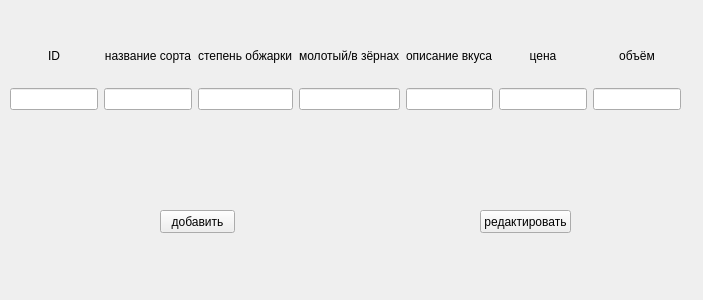
<?xml version="1.0" encoding="UTF-8"?>
<ui version="4.0">
 <class>Form</class>
 <widget class="QWidget" name="Form">
  <property name="geometry">
   <rect>
    <x>0</x>
    <y>0</y>
    <width>703</width>
    <height>300</height>
   </rect>
  </property>
  <property name="windowTitle">
   <string>Form</string>
  </property>
  <widget class="QWidget" name="gridLayoutWidget">
   <property name="geometry">
    <rect>
     <x>10</x>
     <y>30</y>
     <width>671</width>
     <height>80</height>
    </rect>
   </property>
   <layout class="QGridLayout" name="gridLayout">
    <item row="0" column="5">
     <widget class="QLabel" name="label_5">
      <property name="text">
       <string>цена</string>
      </property>
      <property name="alignment">
       <set>Qt::AlignCenter</set>
      </property>
     </widget>
    </item>
    <item row="0" column="2">
     <widget class="QLabel" name="label_2">
      <property name="text">
       <string>степень обжарки</string>
      </property>
     </widget>
    </item>
    <item row="1" column="3">
     <widget class="QLineEdit" name="type"/>
    </item>
    <item row="0" column="6">
     <widget class="QLabel" name="label_6">
      <property name="text">
       <string>объём</string>
      </property>
      <property name="alignment">
       <set>Qt::AlignCenter</set>
      </property>
     </widget>
    </item>
    <item row="0" column="1">
     <widget class="QLabel" name="label">
      <property name="text">
       <string>название сорта</string>
      </property>
      <property name="alignment">
       <set>Qt::AlignCenter</set>
      </property>
     </widget>
    </item>
    <item row="1" column="6">
     <widget class="QLineEdit" name="v"/>
    </item>
    <item row="1" column="1">
     <widget class="QLineEdit" name="name">
      <property name="text">
       <string/>
      </property>
     </widget>
    </item>
    <item row="0" column="3">
     <widget class="QLabel" name="label_3">
      <property name="text">
       <string>молотый/в зёрнах</string>
      </property>
     </widget>
    </item>
    <item row="1" column="4">
     <widget class="QLineEdit" name="desc"/>
    </item>
    <item row="1" column="5">
     <widget class="QLineEdit" name="price"/>
    </item>
    <item row="1" column="2">
     <widget class="QLineEdit" name="st"/>
    </item>
    <item row="0" column="4">
     <widget class="QLabel" name="label_4">
      <property name="text">
       <string>описание вкуса</string>
      </property>
     </widget>
    </item>
    <item row="0" column="0">
     <widget class="QLabel" name="label_7">
      <property name="text">
       <string>ID</string>
      </property>
      <property name="alignment">
       <set>Qt::AlignCenter</set>
      </property>
     </widget>
    </item>
    <item row="1" column="0">
     <widget class="QLineEdit" name="id_ent"/>
    </item>
   </layout>
  </widget>
  <widget class="QPushButton" name="add_btn">
   <property name="geometry">
    <rect>
     <x>160</x>
     <y>210</y>
     <width>75</width>
     <height>23</height>
    </rect>
   </property>
   <property name="text">
    <string>добавить</string>
   </property>
  </widget>
  <widget class="QPushButton" name="edit_btn">
   <property name="geometry">
    <rect>
     <x>480</x>
     <y>210</y>
     <width>91</width>
     <height>23</height>
    </rect>
   </property>
   <property name="text">
    <string>редактировать</string>
   </property>
  </widget>
  <widget class="QLabel" name="errorlbl">
   <property name="geometry">
    <rect>
     <x>290</x>
     <y>160</y>
     <width>121</width>
     <height>20</height>
    </rect>
   </property>
   <property name="text">
    <string/>
   </property>
  </widget>
 </widget>
 <resources/>
 <connections/>
</ui>
